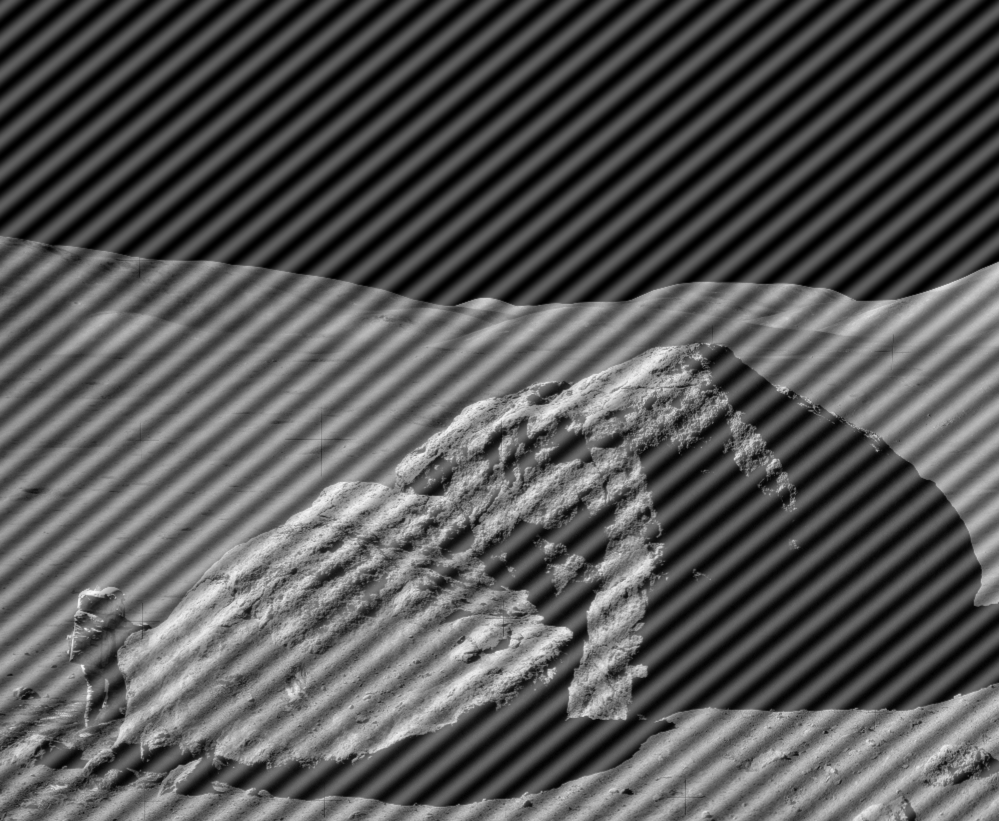
#> input picture HW1/images/image_2.bmp, 999 x 821 px
$ python p2.py
#> lines starting #> are read from the running program, lines starting #| are printed output that depends on the picture
# -*- coding: utf-8 -*-
"""
Created on Wed Sep 18 15:50:26 2024

@author: jeff9
"""


import cv2
import numpy as np
import matplotlib.pyplot as plt

path = './images/image_2.bmp'
img = cv2.imread(path,0)
#> img is the input picture: shape (821, 999); min 0, max 249, mean 85.5

f = np.fft.fft2(img)
fshift = np.fft.fftshift(f)
magnitude_spectrum = 20*np.log(np.abs(fshift))
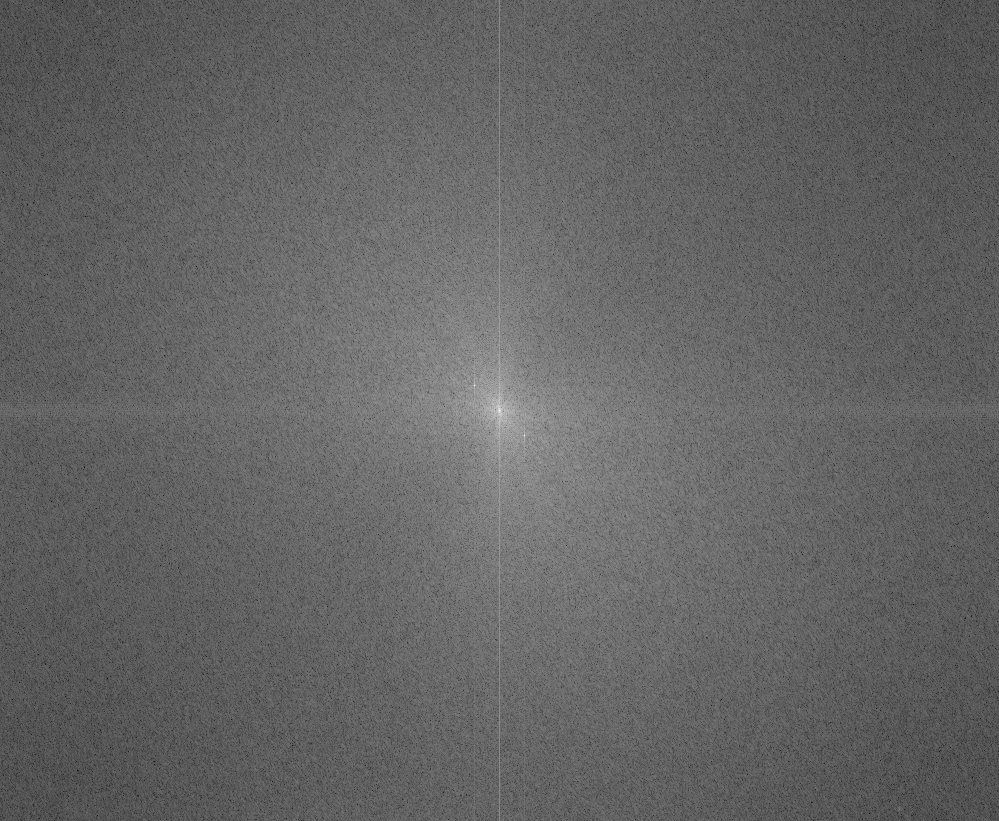
#> magnitude_spectrum: shape (821, 999) float64; min 36.05, max 361.3, mean 164.3; drawn with min black and max white

mask = np.ones(fshift.shape)

center= [[385,474],[435,524]]
mask_range = 10

# mask[center[0][0]-mask_range:center[0][0]+mask_range,center[0][1]-mask_range:center[0][1]+mask_range] = 0
# mask[center[1][0]-mask_range:center[1][0]+mask_range,center[1][1]-mask_range:center[1][1]+mask_range] = 0

# for i in range(mask_range):
    # mask[center[0][0]-mask_range+i:center[0][0]+mask_range-i,center[0][1]-i:center[0][1]+i]=0
    # mask[center[1][0]-mask_range+i:center[1][0]+mask_range-i,center[1][1]-i:center[1][1]+i]=0

mask[center[0][0]-mask_range:center[0][0]+mask_range,center[0][1]] = 0
mask[center[1][0]-mask_range:center[1][0]+mask_range,center[1][1]] = 0
mask[center[0][0],center[0][1]-mask_range:center[0][1]+mask_range] = 0
mask[center[1][0],center[1][1]-mask_range:center[1][1]+mask_range] = 0

fshift = fshift*mask

ishift = np.fft.ifftshift(fshift)
iimag = np.fft.ifft2(ishift)
iimag = np.abs(iimag)
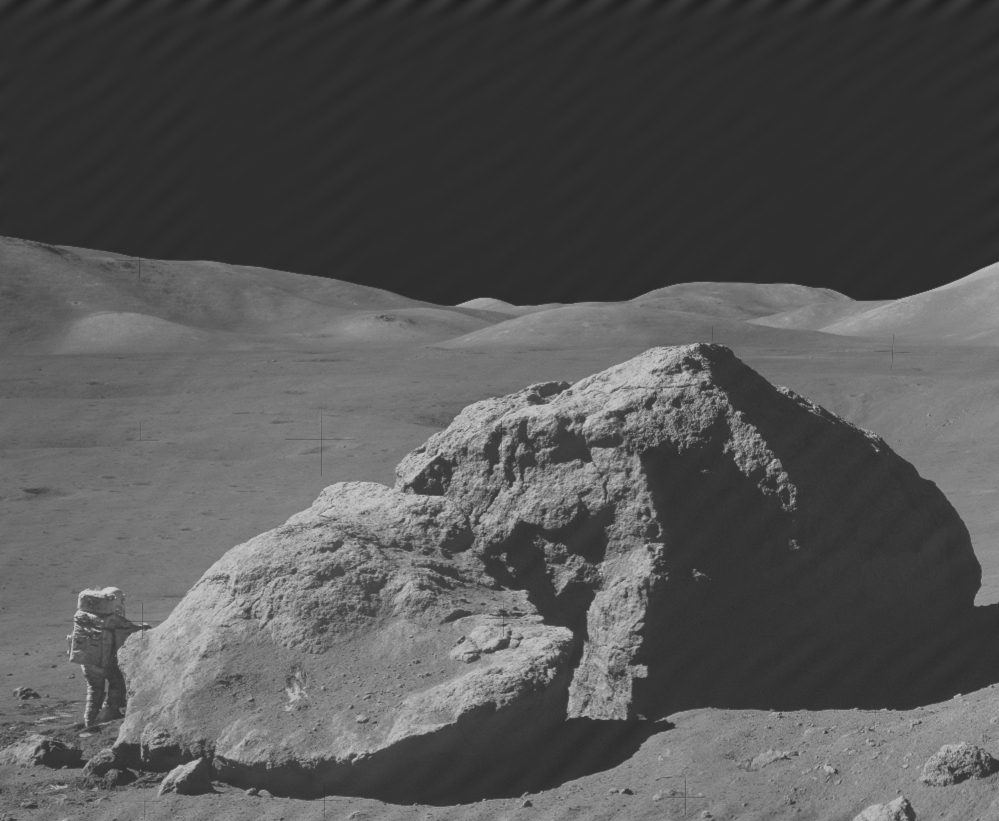
#> iimag: shape (821, 999) float64; min 31.62, max 205.2, mean 85.5

plt.imshow(magnitude_spectrum ,cmap='gray')
plt.axis('off')
plt.show()

# cv2.imwrite('./images/output/image_2_output.png', iimag)
